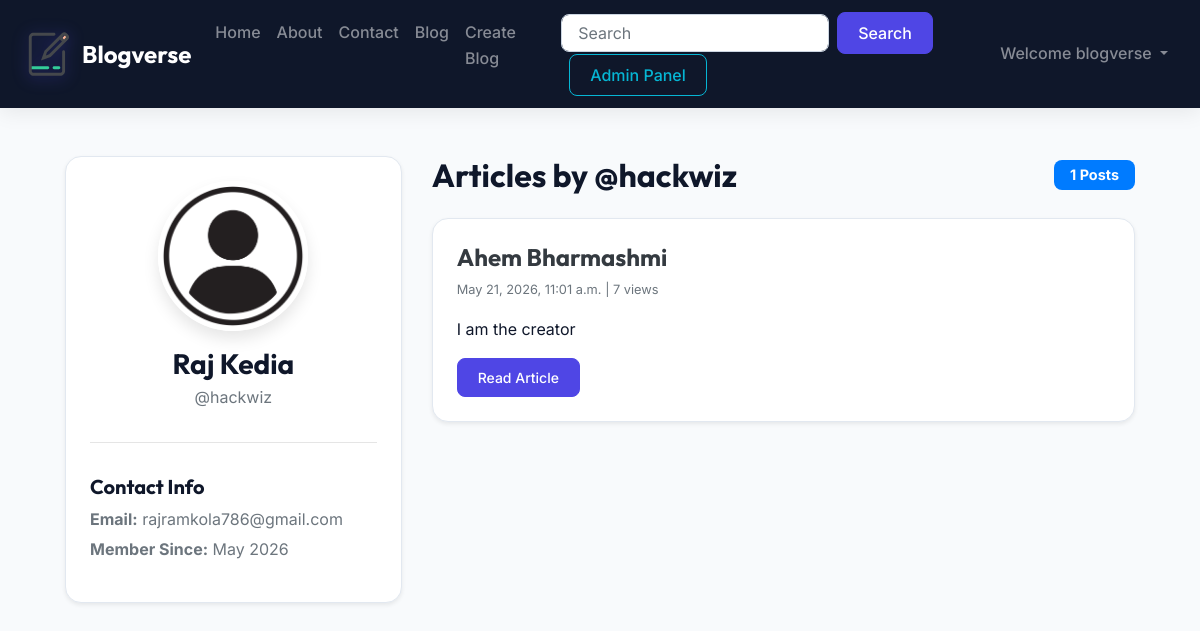
The app's page /blog/viewprofile/?username=hackwiz (signed in) with its own data.
### blog/models.py (models this page shows, shortened)
class Post(models.Model):
    sno = models.AutoField(primary_key=True)
    title = models.CharField(max_length=255)
    author = models.CharField(max_length=255)
    slug = models.CharField(max_length=130, default='title')
    views = models.IntegerField(default=0)
    timeStamp = models.DateTimeField(blank=True, auto_now_add=True)
    file = models.FileField(upload_to='uploads/', null=True, blank=True)
    content = models.TextField()

### blog/views.py (the view)
# urls.py: path("viewprofile/", views.viewprofile, name="viewprofile"),
def viewprofile(request):
    username = request.GET.get('username')
    if username:
        profile_user = User.objects.filter(username=username).first()
    else:
        profile_user = request.user if request.user.is_authenticated else None
    if not profile_user:
        messages.error(request, "User not found.")
        return redirect('home')
    user_posts = Post.objects.filter(author=profile_user.username)
    context = {
        'profile_user': profile_user,
        'user_posts': user_posts
    }
    return render(request, "blog/viewprofile.html", context)

### templates/blog/viewprofile.html (shortened to what this page needs)
{% extends 'base.html' %}
{% block body %}
<div class="container my-5">
    <div class="row">
        <div class="col-md-4 mb-4">
            <div class="card profile-card p-4 text-center shadow-sm">
                <img src="/static/img/user.webp" alt="Profile Picture" class="rounded-circle img-fluid mx-auto mb-3" style="width: 150px; height: 150px; object-fit: cover;">
                <h2 class="h3 font-weight-bold mb-1">{{ profile_user.first_name }} {{ profile_user.last_name }}</h2>
                <p class="text-muted">@{{ profile_user.username }}</p>
                <hr>
                <div class="text-left mt-3">
                    <h5 class="font-weight-bold">Contact Info</h5>
                    <p class="mb-1 text-muted"><strong>Email:</strong> {{ profile_user.email }}</p>
                    <p class="text-muted"><strong>Member Since:</strong> {{ profile_user.date_joined|date:"F Y" }}</p>
                </div>
            </div>
        </div>
        <div class="col-md-8">
            <div class="d-flex justify-content-between align-items-center mb-4">
                <h2 class="font-weight-bold mb-0">Articles by @{{ profile_user.username }}</h2>
                <span class="badge badge-primary px-3 py-2" style="font-size: 0.9rem; border-radius: 8px;">{{ user_posts.count }} Posts</span>
            </div>
            {% if user_posts %}
                {% for post in user_posts %}
                <div class="card mb-4 shadow-sm">
                    <div class="card-body p-4">
                        <h4 class="card-title mb-2">
                            <a href="{% url 'blogPost' slug=post.slug %}" class="text-dark">{{ post.title }}</a>
                        </h4>
                        <p class="text-muted small mb-3">{{ post.timeStamp }} | {{ post.views }} views</p>
                        <p class="card-text text-secondary">{{ post.content|safe|truncatechars:200 }}</p>
                        <div class="mt-3">
                            <a href="{% url 'blogPost' slug=post.slug %}" class="btn btn-primary btn-sm">Read Article</a>
                        </div>
                    </div>
                </div>
                {% endfor %}
            {% else %}
                <div class="card p-5 text-center text-muted">
                    <p class="lead mb-0">This user hasn't published any articles yet.</p>
                </div>
            {% endif %}
        </div>
    </div>
</div>
{% endblock %}

### templates/base.html (shortened to what this page needs)
{% load static %}
<!doctype html>
<html lang="en">
<head>
  <link rel="stylesheet" href="https://stackpath.bootstrapcdn.com/bootstrap/4.5.2/css/bootstrap.min.css"
>
  <link rel="stylesheet" href="{% static 'css/style.css' %}">
</head>
<body>
<nav class="navbar navbar-expand-lg navbar-dark bg-dark">
  <a class="navbar-brand" href="{% url 'home' %}">
    <img
      src="/static/img/logo.svg"
      alt="logo.svg"
      width="50px"
      height="50px"
    />
    <strong>Blogverse</strong>
  </a>
  <div class="collapse navbar-collapse" id="navbarSupportedContent">
    <ul class="navbar-nav mr-auto">
      <li class="nav-item {% block homeactive %}{% endblock homeactive %}">
        <a class="nav-link" href="{% url 'home' %}">Home</a>
      </li>
      <li class="nav-item {% block aboutactive %}{% endblock aboutactive %}">
        <a class="nav-link" href="{% url 'about' %}">About</a>
      </li>
      <li class="nav-item {% block contactactive %}{% endblock contactactive %}">
        <a class="nav-link" href="{% url 'contact' %}">Contact</a>
      </li>
      <li class="nav-item {% block blogactive %}{% endblock blogactive %}">
        <a class="nav-link" href="{% url 'bloghome' %}">Blog</a>
      </li>
      <li class="nav-item {% block createblogactive %}{% endblock createblogactive %}">
        <a class="nav-link" href="{% url 'createblog' %}">Create Blog</a>
      </li>
      <li class="nav-item">
        <form method="get" action="{% url 'search' %}" class="form-inline my-2 my-lg-0 ml-lg-3">
          <input class="form-control mr-sm-2" type="search" placeholder="Search" name="query" id="query">
          <button class="btn btn-primary" type="submit">Search</button>
          {% if user.is_staff %}
            <a href="/admin" target="_blank" class="btn btn-outline-success ml-2 mt-2 mt-lg-0">Admin Panel</a>
          {% endif %}
        </form>
      </li>
    </ul>
    {% if user.is_authenticated %}
      <ul class="navbar-nav ml-auto">
        <li class="nav-item dropdown">
          <a class="nav-link dropdown-toggle" href="#" id="navbarDropdown" role="button" data-toggle="dropdown">
            Welcome {{ request.user }}
          </a>
        </li>
      </ul>
    {% endif %}
  </div>
</nav>
  {% block body %} {% endblock body %}
</body>
</html>

### static/css/style.css (style rules this page uses)
:root { --primary-color: #4f46e5; --primary-hover: #4338ca; --secondary-color: #06b6d4; --background-color: #f8fafc; --card-bg: #ffffff; --text-main: #0f172a; --text-muted: #64748b; --nav-bg: #0f172a; --footer-bg: #0f172a; --accent-glow: rgba(79, 70, 229, 0.15); }
body { font-family: 'Inter', sans-serif; background-color: var(--background-color); color: var(--text-main); line-height: 1.6; }
h1, h2, h3, h4, h5, h6 { font-family: 'Outfit', sans-serif; font-weight: 700; color: var(--text-main); }
.navbar { background-color: var(--nav-bg) !important; padding: 0.75rem 1.5rem; box-shadow: 0 4px 20px rgba(0, 0, 0, 0.08); }
.navbar-brand { font-family: 'Outfit', sans-serif; font-size: 1.5rem; display: flex; align-items: center; gap: 0.5rem; }
.navbar-brand img { filter: drop-shadow(0 2px 8px rgba(79, 70, 229, 0.4)); }
.nav-link { font-weight: 500; transition: color 0.2s ease-in-out; }
.btn { border-radius: 8px; font-weight: 500; padding: 0.5rem 1.25rem; transition: all 0.2s ease; }
.btn-primary { background-color: var(--primary-color); border-color: var(--primary-color); }
.btn-outline-success { color: var(--secondary-color); border-color: var(--secondary-color); }
.card { background: var(--card-bg); border: 1px solid #e2e8f0; border-radius: 16px; box-shadow: 0 4px 6px -1px rgba(0, 0, 0, 0.05), 0 2px 4px -1px rgba(0, 0, 0, 0.03); transition: all 0.3s cubic-bezier(0.4, 0, 0.2, 1); overflow: hidden; }
.card-title { font-weight: 700; color: var(--text-main); }
.form-control { border-radius: 8px; border: 1px solid #cbd5e1; padding: 0.625rem 1rem; transition: all 0.2s ease-in-out; }
.profile-card img { box-shadow: 0 8px 16px rgba(0, 0, 0, 0.1); border: 4px solid #ffffff; transition: transform 0.2s ease; }
.container { max-width: 1100px; }

### records on screen
Post: title "Ahem Bharmashmi", timeStamp "May 21, 2026, 11:01 a.m.", views "7", content "I am the creator"

### other values on screen
{{ request.user }} "blogverse"
{{ profile_user.first_name }} "Raj"
{{ profile_user.last_name }} "Kedia"
{{ profile_user.username }} "hackwiz"
{{ profile_user.email }} "rajramkola786@gmail.com"
{{ profile_user.date_joined|date:"F Y" }} "May 2026"
{{ user_posts.count }} "1"
